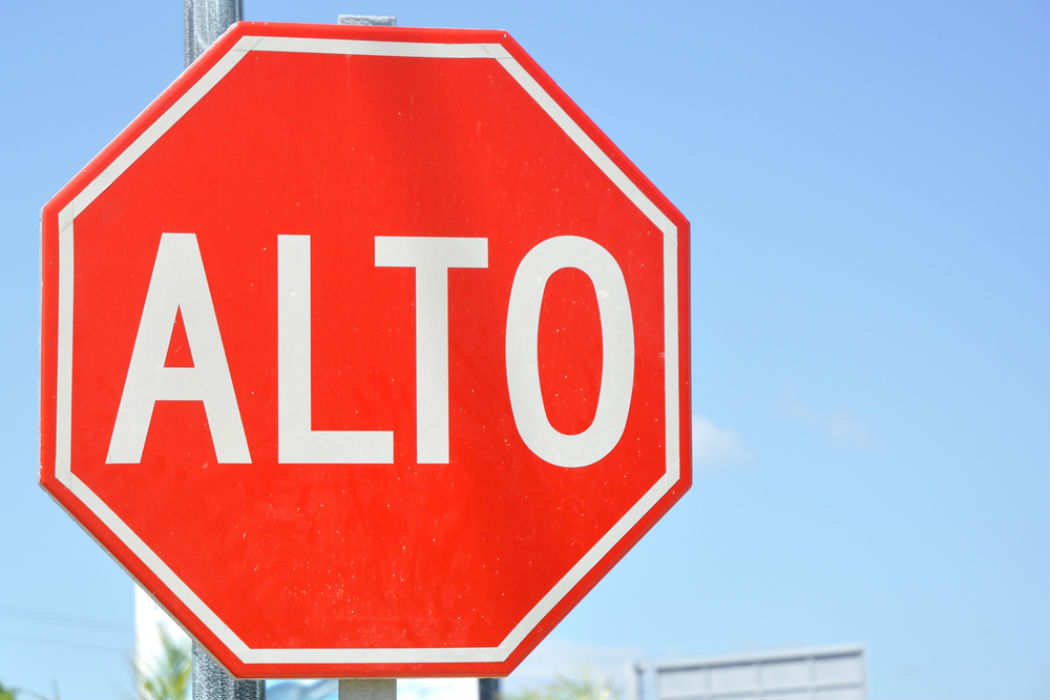
#> input picture transito.jpeg, 1050 x 700 px
$ python reconoce_imaben.py
#> lines starting #> are read from the running program, lines starting #| are printed output that depends on the picture
import cv2
from matplotlib import pyplot as plt


#img = cv2.imread("image.jpg")
#img = cv2.imread("how-many-stop-signs-are-there-in-paris-france.jpg")
img = cv2.imread("transito.jpeg")
#> img is the input picture: shape (700, 1050, 3); mean B, G, R 163.9, 151.7, 201.6

img_gray = cv2.cvtColor(img, cv2.COLOR_BGR2GRAY)
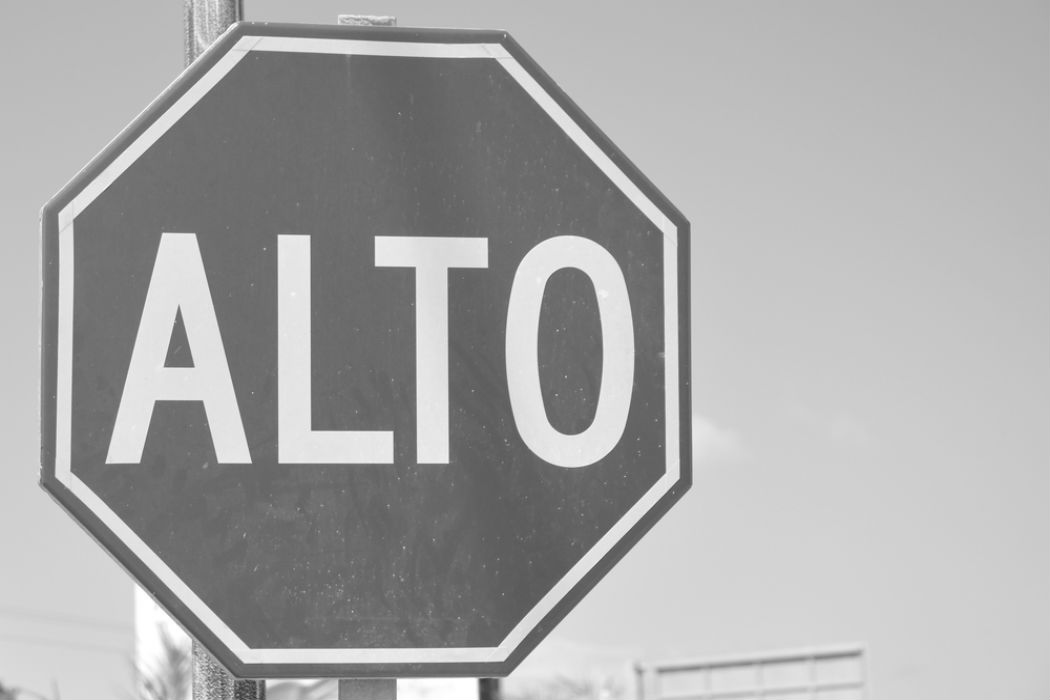
#> img_gray: shape (700, 1050); min 51, max 255, mean 168
img_rgb = cv2.cvtColor(img, cv2.COLOR_BGR2RGB)

stop_data = cv2.CascadeClassifier('stop_data.xml')
found = stop_data.detectMultiScale(img_gray,
                                   minSize =(20, 20))
#> found = [[174, 43, 631, 631]]

amount_found = len(found)
#> amount_found = 1


if amount_found != 0:


    for (x, y, width, height) in found:


        cv2.rectangle(img_rgb,(x, y),
                      (x + height, y + width),
                      (0, 255, 0), 5)
#> this loop made 1 pass
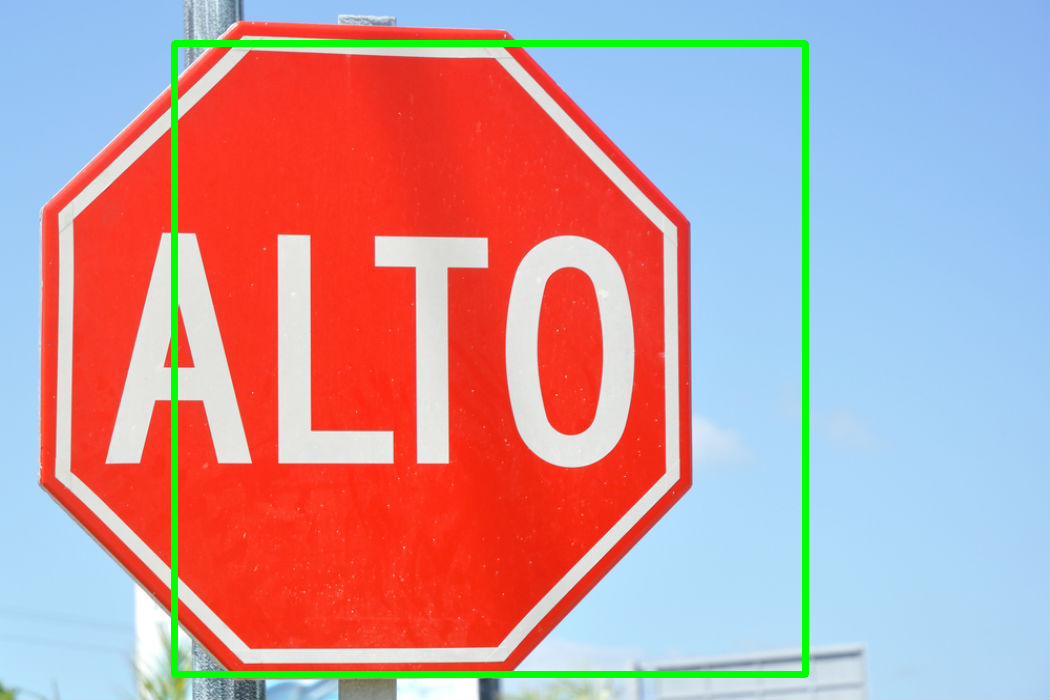
#> img_rgb: shape (700, 1050, 3); mean R, G, B 196.8, 153.8, 159.7

plt.subplot(1, 1, 1)
plt.imshow(img_rgb)
plt.show()

$ run again, with image.jpg copied over transito.jpeg
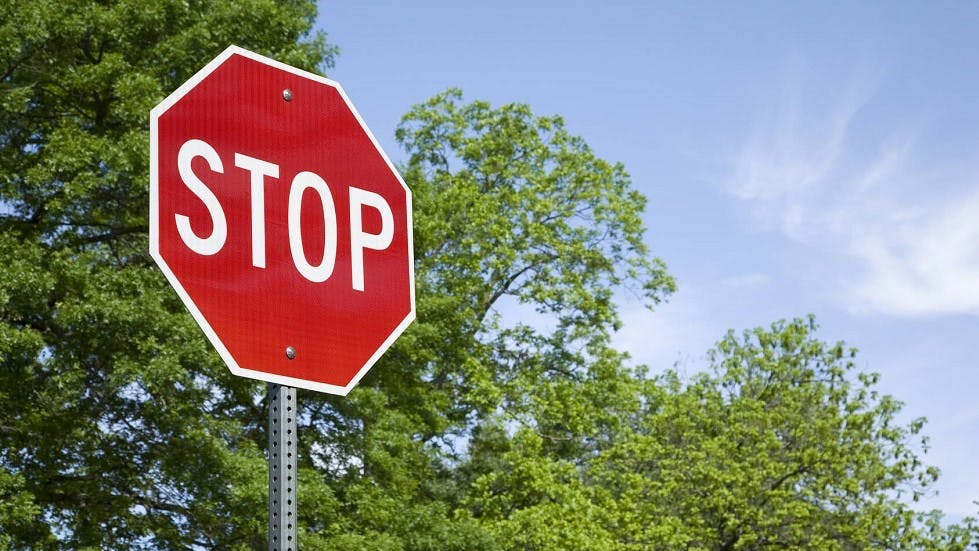
#> input picture image.jpg, 979 x 551 px
#> img is the input picture: shape (551, 979, 3); mean B, G, R 123.1, 133.3, 133.1
#> `img_gray = cv2.cvtColor(img, cv2.COLOR_BGR2GRAY)`:
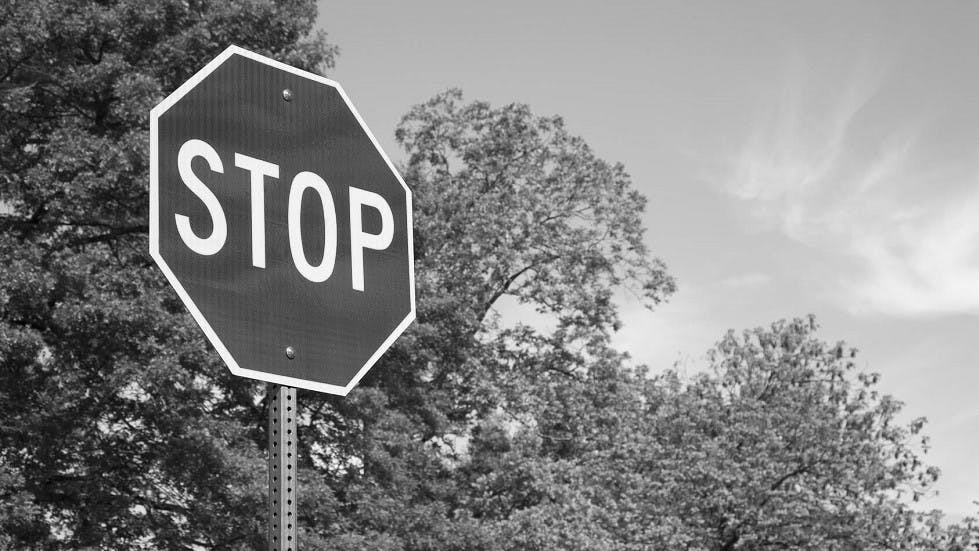
#> img_gray: shape (551, 979); min 0, max 255, mean 132
#> found = [[144, 66, 315, 315]]
#> amount_found = 1
#> the loop `for (x, y, width, height) in found:   ` made 1 pass
#> after the loop `for (x, y, width, height) in found:`:
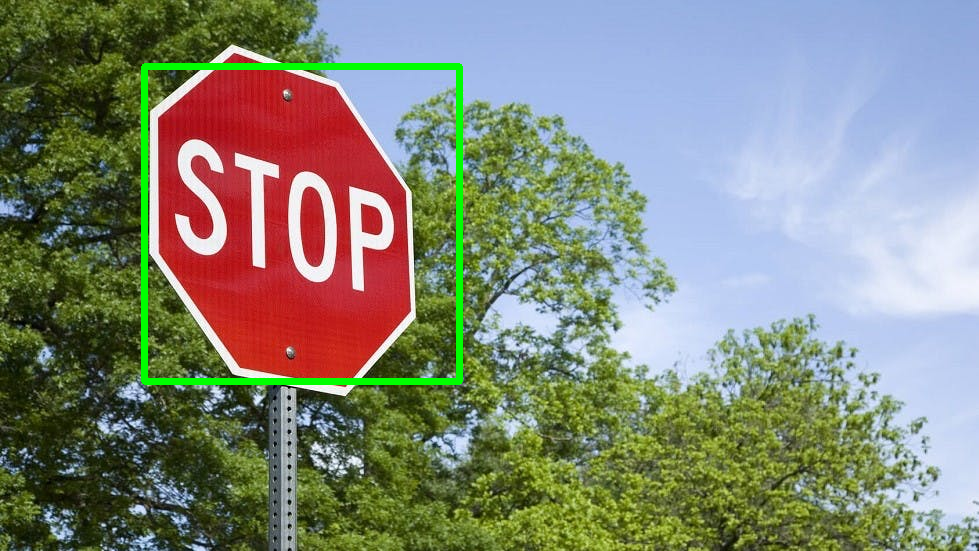
#> img_rgb: shape (551, 979, 3); mean R, G, B 131.3, 135.6, 121.6
